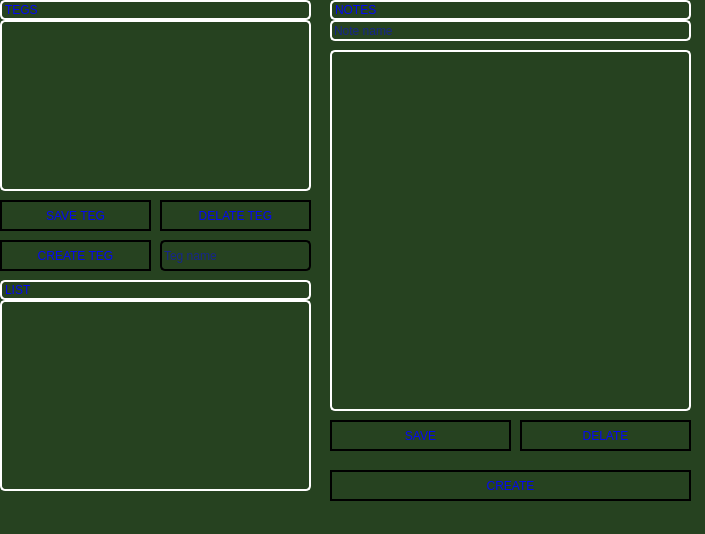
<?xml version="1.0" encoding="UTF-8"?>
<ui version="4.0">
 <class>main_w</class>
 <widget class="QMainWindow" name="main_w">
  <property name="geometry">
   <rect>
    <x>0</x>
    <y>0</y>
    <width>705</width>
    <height>534</height>
   </rect>
  </property>
  <property name="windowTitle">
   <string>EasyNote</string>
  </property>
  <property name="styleSheet">
   <string notr="true">background:rgb(38, 66, 32);
color:rgb(4, 8, 244);</string>
  </property>
  <widget class="QWidget" name="centralwidget">
   <widget class="QListWidget" name="list_wid">
    <property name="geometry">
     <rect>
      <x>0</x>
      <y>300</y>
      <width>311</width>
      <height>191</height>
     </rect>
    </property>
    <property name="styleSheet">
     <string notr="true">border:2px solid white;
border-radius:5px;</string>
    </property>
   </widget>
   <widget class="QLineEdit" name="findnote_btn">
    <property name="geometry">
     <rect>
      <x>330</x>
      <y>20</y>
      <width>361</width>
      <height>21</height>
     </rect>
    </property>
    <property name="styleSheet">
     <string notr="true">border:2px solid white;
border-radius:5px;</string>
    </property>
    <property name="placeholderText">
     <string>Note name</string>
    </property>
   </widget>
   <widget class="QListWidget" name="teg_wid">
    <property name="geometry">
     <rect>
      <x>0</x>
      <y>20</y>
      <width>311</width>
      <height>171</height>
     </rect>
    </property>
    <property name="styleSheet">
     <string notr="true">border:2px solid white;
border-radius:5px;</string>
    </property>
   </widget>
   <widget class="QPushButton" name="savenote_btn">
    <property name="geometry">
     <rect>
      <x>330</x>
      <y>420</y>
      <width>181</width>
      <height>31</height>
     </rect>
    </property>
    <property name="styleSheet">
     <string notr="true">border:2px solid rgb(0, 0, 0);
border -radiius:5px;</string>
    </property>
    <property name="text">
     <string>SAVE</string>
    </property>
   </widget>
   <widget class="QLineEdit" name="findteg_btn">
    <property name="geometry">
     <rect>
      <x>160</x>
      <y>240</y>
      <width>151</width>
      <height>31</height>
     </rect>
    </property>
    <property name="styleSheet">
     <string notr="true">border:2px solid rgb(0, 0, 0);
border-radius:5px;</string>
    </property>
    <property name="placeholderText">
     <string>Teg name</string>
    </property>
   </widget>
   <widget class="QLabel" name="teg_lb">
    <property name="geometry">
     <rect>
      <x>0</x>
      <y>0</y>
      <width>311</width>
      <height>20</height>
     </rect>
    </property>
    <property name="styleSheet">
     <string notr="true">border:2px solid white;
border-radius:5px;</string>
    </property>
    <property name="text">
     <string>TEGS</string>
    </property>
   </widget>
   <widget class="QLabel" name="label_3">
    <property name="geometry">
     <rect>
      <x>330</x>
      <y>0</y>
      <width>361</width>
      <height>20</height>
     </rect>
    </property>
    <property name="styleSheet">
     <string notr="true">border:2px solid white;
border-radius:5px;</string>
    </property>
    <property name="text">
     <string>NOTES</string>
    </property>
   </widget>
   <widget class="QLabel" name="list_lb">
    <property name="geometry">
     <rect>
      <x>0</x>
      <y>280</y>
      <width>311</width>
      <height>20</height>
     </rect>
    </property>
    <property name="styleSheet">
     <string notr="true">border:2px solid white;
border-radius:5px;</string>
    </property>
    <property name="text">
     <string>LIST</string>
    </property>
   </widget>
   <widget class="QPushButton" name="delatenote_btn">
    <property name="geometry">
     <rect>
      <x>520</x>
      <y>420</y>
      <width>171</width>
      <height>31</height>
     </rect>
    </property>
    <property name="styleSheet">
     <string notr="true">border:2px solid rgb(0, 0, 0);
border -radiius:5px;</string>
    </property>
    <property name="text">
     <string>DELATE</string>
    </property>
   </widget>
   <widget class="QPushButton" name="createnote_btn">
    <property name="geometry">
     <rect>
      <x>330</x>
      <y>470</y>
      <width>361</width>
      <height>31</height>
     </rect>
    </property>
    <property name="styleSheet">
     <string notr="true">border:2px solid rgb(0, 0, 0);
border -radiius:5px;</string>
    </property>
    <property name="text">
     <string>CREATE</string>
    </property>
   </widget>
   <widget class="QPushButton" name="deleteteg_btn">
    <property name="geometry">
     <rect>
      <x>160</x>
      <y>200</y>
      <width>151</width>
      <height>31</height>
     </rect>
    </property>
    <property name="styleSheet">
     <string notr="true">border:2px solid rgb(0, 0, 0);
border -radiius:5px;</string>
    </property>
    <property name="text">
     <string>DELATE TEG</string>
    </property>
   </widget>
   <widget class="QPushButton" name="saveteg_btn">
    <property name="geometry">
     <rect>
      <x>0</x>
      <y>200</y>
      <width>151</width>
      <height>31</height>
     </rect>
    </property>
    <property name="styleSheet">
     <string notr="true">border:2px solid rgb(0, 0, 0);
border -radiius:5px;</string>
    </property>
    <property name="text">
     <string>SAVE TEG</string>
    </property>
   </widget>
   <widget class="QPushButton" name="createteg_btn">
    <property name="geometry">
     <rect>
      <x>0</x>
      <y>240</y>
      <width>151</width>
      <height>31</height>
     </rect>
    </property>
    <property name="styleSheet">
     <string notr="true">border:2px solid rgb(0, 0, 0);;
border -radiius:5px;</string>
    </property>
    <property name="text">
     <string>CREATE TEG</string>
    </property>
   </widget>
   <widget class="QTextEdit" name="note_wid">
    <property name="geometry">
     <rect>
      <x>330</x>
      <y>50</y>
      <width>361</width>
      <height>361</height>
     </rect>
    </property>
    <property name="styleSheet">
     <string notr="true">border:2px solid white;
border-radius:5px;</string>
    </property>
   </widget>
  </widget>
  <widget class="QMenuBar" name="menubar">
   <property name="geometry">
    <rect>
     <x>0</x>
     <y>0</y>
     <width>705</width>
     <height>21</height>
    </rect>
   </property>
  </widget>
  <widget class="QStatusBar" name="statusbar"/>
 </widget>
 <resources/>
 <connections/>
</ui>
